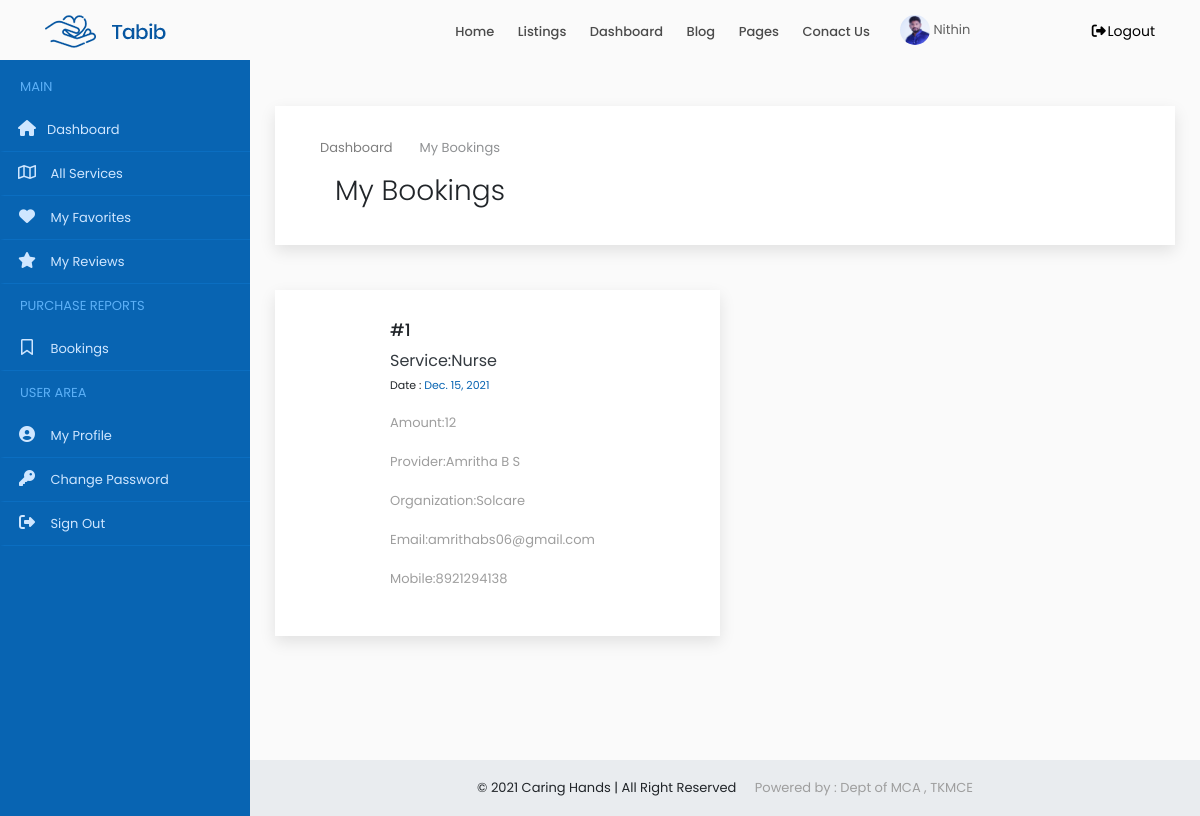
/user/bookings/ (signed in), run on the app's committed database.
### accounts/models.py (models this page shows, shortened)
class Users(models.Model):
    user = models.ForeignKey(User,on_delete=models.CASCADE)
    name = models.CharField(max_length=150)
    email = models.EmailField(max_length=200,null=True, blank=True)
    organization = models.CharField(max_length=250,null=True, blank=True)
    mob = models.CharField(max_length=12)
    sex = models.CharField(max_length=10,choices=gender,default='Male')
    house = models.CharField(max_length=100,null=True, blank=True)
    street1 =models.CharField(max_length=100,null=True, blank=True)
    street2 =models.CharField(max_length=100,null=True, blank=True)
    city = models.CharField(max_length=100,null=True, blank=True)
    district = models.CharField(max_length=100,null=True, blank=True)
    state = models.CharField(max_length=100,null=True,choices=states, blank=True)
    pin = models.CharField(max_length=100,null=True,blank=True)
    age = models.IntegerField(null=True, blank=True)
    type = models.CharField(max_length=20,choices=user_type)
    approval = models.CharField(max_length=20,choices=approval_choices,default='Pending')
    document = models.FileField(upload_to='documents',null=True, blank=True)
    profile_picture = models.FileField(upload_to='dp',default='assets/img/user3.png')
    def __str__(self):
        return self.name

class Booking(models.Model):
    user = models.ForeignKey(Users, on_delete=models.CASCADE, null=True, blank=True)
    service = models.ForeignKey(ProviderService, on_delete=models.CASCADE,null=True, blank=True)
    product = models.ForeignKey(SubProduct, on_delete=models.CASCADE,null=True, blank=True)
    booking_id = models.CharField(max_length=250)
    datetime = models.DateTimeField()
    amount_transferred = models.CharField(max_length=250)

class ProviderService(models.Model):
    user = models.ForeignKey(Users,on_delete=models.CASCADE,null=True, blank=True)
    service = models.ForeignKey(Service, on_delete=models.CASCADE,null=True, blank=True)
    count = models.IntegerField(null=True, blank=True)
    cost = models.IntegerField()

class Service(models.Model):
    category = models.CharField(max_length=250)
    providers = models.IntegerField(null=True, blank=True)
    users = models.IntegerField(null=True, blank=True)
    def __str__(self):
        return self.category

### accounts/views.py (the view)
# urls.py: path('user/bookings/',MyBookings.as_view(), name='my_bookings'),
class MyBookings(View):
    def get(self, request):
        x = UserCheck(request)
        if x == True:
            user = request.user
            account = Users.objects.get(user=user)
            booking = Booking.objects.filter(user=account).order_by('-datetime')
            context = {'account': account,'booking': booking}
            return render(request,'user/my_bookings.html',context)
        else:
            return redirect('home')

### accounts/functions.py (called while the page is built)
def UserCheck(request):
    user = request.user
    if user.is_authenticated:
        try:
            u = Users.objects.get(user=user)
            if u.type == 'public':
                return (True)
            else:
                return (False)
        except:
            return (False)
    else:
        return (False)

### accounts/templates/user/my_bookings.html (shortened to what this page needs)
{% extends 'common/dashboard_main.html' %}
{% load static %}
{% block content %}
{% include 'common/header.html' %}
{% include 'user/sidenav.html' %}
<div class="content-wrapper">
    <div class="container-fluid overflow-hidden">
        <div class="row margin-tb-90px margin-lr-10px sm-mrl-0px">
            <div id="page-title" class="padding-30px background-white full-width box-shadow">
                <div class="container">
                    <ol class="breadcrumb opacity-5">
                        <li><a href="{% url 'home' %}">Dashboard</a></li>
                        <li class="active">My Bookings</li>
                    </ol>
                    <div class="container-fluid">
                        <div class="row">
                            <div class="col-6">
                                <h1 class="font-weight-300">My Bookings</h1>
                            </div>
                            <div class="col-6">
                            </div>
                        </div>
                    </div>
                </div>
            </div>
            <div class="row margin-tb-45px">
               {% for i in booking %}
                <div class="col-lg-6 margin-bottom-45px">
                    <div class="background-white thum-hover box-shadow hvr-float">
                        <div class="padding-30px">
                            <div class="margin-left-85px" style="width: 300px;">
                                <h4>#{{forloop.counter}}</h4>
                                <a class="d-inline-block text-dark text-medium margin-right-20px" href="#">Service:{{i.service.service}}</a><br>
                                <span class="text-extra-small">Date :  <a href="#" class="text-main-color">{{i.datetime|date}}</a></span>
                                <p class="margin-top-15px text-grey-2">Amount:{{i.amount_transferred}}</p>
                                <p class="margin-top-15px text-grey-2">Provider:{{i.service.user}}</p>
                                <p class="margin-top-15px text-grey-2">Organization:{{i.service.user.organization}}</p>
                                <p class="margin-top-15px text-grey-2">Email:{{i.service.user.email}}</p>
                                <p class="margin-top-15px text-grey-2">Mobile:{{i.service.user.mob}}</p>
                            </div>
                        </div>
                    </div>
                </div>
                {% empty %}
                <div class="alert alert-danger  margin-bottom-35px border-radius-10 padding-30px">
                    <strong>OOPS!</strong> No Reviews Found
                    <hr>
                    <p class="margin-0px">Come back later.</p>
                </div>
               {% endfor %}
            </div>
        </div>
        </div>
    </div>
    {% include 'common/small_footer.html' %}
    {% endblock %}

### accounts/templates/common/header.html (shortened to what this page needs)
{% load static %}
<header>
    <div id="fixed-header-dark" class="header-output fixed-header">
        <div class="container header-in">
            <div class="row">
                <div class="col-lg-2 col-md-12">
                    <a id="logo" href="{% url 'index' %}" class="d-inline-block margin-tb-15px"><img
                            src="{% static 'assets/img/logo-1.png' %}" alt=""></a>
                </div>
                <div class="col-lg-7 col-md-12 position-inherit">
                    <ul id="menu-main" class="nav-menu float-lg-right link-padding-tb-20px">
                        <li><a href="{% url 'index' %}">Home</a>
                        </li>
                        <li class="has-dropdown"><a href="#">Listings</a>
                        </li>
                        <li><a href="{% url 'home' %}">Dashboard</a>
                        </li>
                        <li class="has-dropdown"><a href="#">Blog</a>
                        </li>
                        <li class="has-dropdown"><a href="#">Pages</a>
                        </li>
                        <li><a href="page-contact-us.html">Conact Us</a></li>
                    </ul>
                </div>
                <div class="col-lg-3 col-md-12">
                    {% if request.user.is_authenticated %}
                    <a href="{% url 'home' %}" class="margin-top-15px d-inline-block text-grey-3 margin-right-15px"><img src="{{account.profile_picture.url}}" class="height-30px border-radius-30" alt=""> {{account.name|title}}</a>
                    <a href="{% url 'logout' %}" class="margin-tb-20px d-inline-block text-up-small float-left float-lg-right" data-toggle="modal" data-target="#exampleModal"><i class="fa fa-fw fa-sign-out-alt"></i>Logout</a>
                    {% else %}
                    <a href="{% url 'login' %}" class="margin-tb-20px d-inline-block text-up-small float-left float-lg-right text-right"><i class="far fa-user"></i> Login</a>
                    {% endif %}
                </div>
            </div>
        </div>
    </div>
</header>

### static/assets/css/colors/main.css (style rules this page uses)
.text-main-color { color: #0864b2; }

### static/assets/css/sb-admin.css (style rules this page uses)
html { position: relative; min-height: 100%; }
body { overflow-x: hidden; }
.content-wrapper { min-height: calc(100vh - 56px); padding-top: 1rem; }
.content-wrapper { overflow-x: hidden; }
@media (min-width: 992px) { .content-wrapper { margin-left: 250px; } }

### data on the page
Users: profile_picture (picture), name "Nithin"
Booking: service.service "Nurse", datetime "Dec. 15, 2021", amount_transferred "12", service.user "Amritha B S", service.user.organization "Solcare", service.user.email "amrithabs06@gmail.com", service.user.mob "8921294138"
